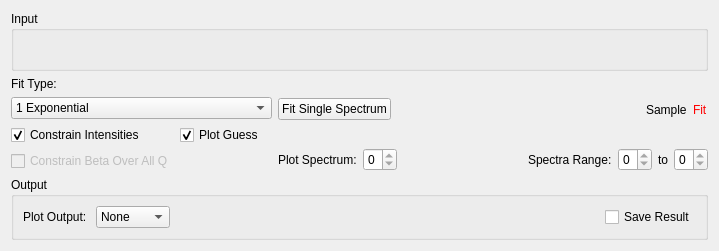
<?xml version="1.0" encoding="UTF-8"?>
<ui version="4.0">
 <class>FuryFit</class>
 <widget class="QWidget" name="FuryFit">
  <property name="geometry">
   <rect>
    <x>0</x>
    <y>0</y>
    <width>719</width>
    <height>251</height>
   </rect>
  </property>
  <property name="windowTitle">
   <string>Form</string>
  </property>
  <layout class="QVBoxLayout" name="layoutFuryFit">
   <item>
    <widget class="QGroupBox" name="gbInput">
     <property name="title">
      <string>Input</string>
     </property>
     <layout class="QHBoxLayout" name="layoutInput">
      <item>
       <widget class="MantidQt::MantidWidgets::DataSelector" name="dsSampleInput" native="true">
        <property name="sizePolicy">
         <sizepolicy hsizetype="Minimum" vsizetype="Fixed">
          <horstretch>0</horstretch>
          <verstretch>0</verstretch>
         </sizepolicy>
        </property>
        <property name="autoLoad" stdset="0">
         <bool>true</bool>
        </property>
        <property name="workspaceSuffixes" stdset="0">
         <stringlist>
          <string>_iqt</string>
         </stringlist>
        </property>
        <property name="fileBrowserSuffixes" stdset="0">
         <stringlist>
          <string>_iqt.nxs</string>
         </stringlist>
        </property>
        <property name="showLoad" stdset="0">
         <bool>false</bool>
        </property>
       </widget>
      </item>
     </layout>
    </widget>
   </item>
   <item>
    <layout class="QHBoxLayout" name="horizontalLayout_25">
     <item>
      <layout class="QVBoxLayout" name="vlTreeProp">
       <item>
        <layout class="QVBoxLayout" name="verticalLayout_8">
         <item>
          <widget class="QLabel" name="lbFitType">
           <property name="sizePolicy">
            <sizepolicy hsizetype="Preferred" vsizetype="Maximum">
             <horstretch>0</horstretch>
             <verstretch>0</verstretch>
            </sizepolicy>
           </property>
           <property name="text">
            <string>Fit Type:</string>
           </property>
          </widget>
         </item>
         <item>
          <widget class="QComboBox" name="cbFitType">
           <item>
            <property name="text">
             <string>1 Exponential</string>
            </property>
           </item>
           <item>
            <property name="text">
             <string>2 Exponentials</string>
            </property>
           </item>
           <item>
            <property name="text">
             <string>1 Stretched Exponential</string>
            </property>
           </item>
           <item>
            <property name="text">
             <string>1 Stretched Exponential and 1 Exponential</string>
            </property>
           </item>
          </widget>
         </item>
        </layout>
       </item>
       <item>
        <layout class="QGridLayout" name="gridLayout_5">
         <item row="0" column="1">
          <widget class="QCheckBox" name="ckPlotGuess">
           <property name="text">
            <string>Plot Guess</string>
           </property>
           <property name="checked">
            <bool>true</bool>
           </property>
          </widget>
         </item>
         <item row="0" column="0">
          <widget class="QCheckBox" name="ckConstrainIntensities">
           <property name="text">
            <string>Constrain Intensities</string>
           </property>
           <property name="checked">
            <bool>true</bool>
           </property>
          </widget>
         </item>
         <item row="1" column="0">
          <widget class="QCheckBox" name="ckConstrainBeta">
           <property name="enabled">
            <bool>false</bool>
           </property>
           <property name="text">
            <string>Constrain Beta Over All Q</string>
           </property>
          </widget>
         </item>
        </layout>
       </item>
       <item>
        <layout class="QHBoxLayout" name="properties"/>
       </item>
      </layout>
     </item>
     <item>
      <layout class="QVBoxLayout" name="verticalLayout_6">
       <item>
        <layout class="QVBoxLayout" name="vlPlot"/>
       </item>
       <item>
        <layout class="QHBoxLayout" name="gpLegend">
         <item>
          <widget class="QPushButton" name="pbSingle">
           <property name="text">
            <string>Fit Single Spectrum</string>
           </property>
          </widget>
         </item>
         <item>
          <spacer name="spLegendSpace">
           <property name="orientation">
            <enum>Qt::Horizontal</enum>
           </property>
           <property name="sizeHint" stdset="0">
            <size>
             <width>40</width>
             <height>20</height>
            </size>
           </property>
          </spacer>
         </item>
         <item>
          <widget class="QLabel" name="lbLegendSample">
           <property name="text">
            <string>Sample</string>
           </property>
          </widget>
         </item>
         <item>
          <widget class="QLabel" name="lbLegendFit">
           <property name="styleSheet">
            <string notr="true">color: rgb(255, 0, 0);</string>
           </property>
           <property name="text">
            <string>Fit</string>
           </property>
          </widget>
         </item>
        </layout>
       </item>
       <item>
        <layout class="QHBoxLayout" name="horizontalLayout_27">
         <item>
          <widget class="QLabel" name="lbSpectra">
           <property name="text">
            <string>Plot Spectrum:</string>
           </property>
          </widget>
         </item>
         <item>
          <widget class="QSpinBox" name="spPlotSpectrum">
           <property name="minimum">
            <number>0</number>
           </property>
           <property name="maximum">
            <number>0</number>
           </property>
          </widget>
         </item>
         <item>
          <spacer name="horizontalSpacer_13">
           <property name="orientation">
            <enum>Qt::Horizontal</enum>
           </property>
           <property name="sizeHint" stdset="0">
            <size>
             <width>40</width>
             <height>20</height>
            </size>
           </property>
          </spacer>
         </item>
         <item>
          <widget class="QLabel" name="label_3">
           <property name="text">
            <string>Spectra Range:</string>
           </property>
          </widget>
         </item>
         <item>
          <widget class="QSpinBox" name="spSpectraMin">
           <property name="minimum">
            <number>0</number>
           </property>
           <property name="maximum">
            <number>0</number>
           </property>
          </widget>
         </item>
         <item>
          <widget class="QLabel" name="label_4">
           <property name="text">
            <string>to</string>
           </property>
          </widget>
         </item>
         <item>
          <widget class="QSpinBox" name="spSpectraMax">
           <property name="minimum">
            <number>0</number>
           </property>
           <property name="maximum">
            <number>0</number>
           </property>
          </widget>
         </item>
        </layout>
       </item>
      </layout>
     </item>
    </layout>
   </item>
   <item>
    <widget class="QGroupBox" name="gbOutput">
     <property name="title">
      <string>Output</string>
     </property>
     <layout class="QHBoxLayout" name="horizontalLayout_2">
      <item>
       <widget class="QLabel" name="lbPlotType">
        <property name="text">
         <string>Plot Output: </string>
        </property>
       </widget>
      </item>
      <item>
       <widget class="QComboBox" name="cbPlotType">
        <item>
         <property name="text">
          <string>None</string>
         </property>
        </item>
        <item>
         <property name="text">
          <string>All</string>
         </property>
        </item>
        <item>
         <property name="text">
          <string>Intensity</string>
         </property>
        </item>
        <item>
         <property name="text">
          <string>Tau</string>
         </property>
        </item>
        <item>
         <property name="text">
          <string>Beta</string>
         </property>
        </item>
       </widget>
      </item>
      <item>
       <spacer name="horizontalSpacer_1">
        <property name="orientation">
         <enum>Qt::Horizontal</enum>
        </property>
        <property name="sizeHint" stdset="0">
         <size>
          <width>40</width>
          <height>20</height>
         </size>
        </property>
       </spacer>
      </item>
      <item>
       <widget class="QCheckBox" name="ckSave">
        <property name="text">
         <string>Save Result</string>
        </property>
       </widget>
      </item>
     </layout>
    </widget>
   </item>
  </layout>
 </widget>
 <customwidgets>
  <customwidget>
   <class>MantidQt::MantidWidgets::DataSelector</class>
   <extends>QWidget</extends>
   <header>MantidQtMantidWidgets/DataSelector.h</header>
  </customwidget>
 </customwidgets>
 <resources/>
 <connections/>
</ui>
